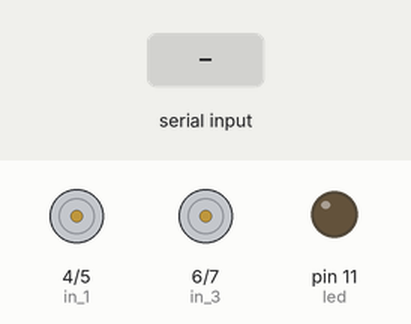
Simulated run of this sketch. Board: Arduino Uno, built with avr-gcc and run on an emulated ATmega328P. Shown: motor-driver pin pairs drawn as motors (green arrow = first pin HIGH = forward, orange = second pin HIGH = backward, longer = more drive), output pins drawn as LEDs (lit = HIGH). The test bench sets the inputs (shaded band).

Above: at 1.2 s.
1.3 s: "1" received over Serial
At 1.7 s:
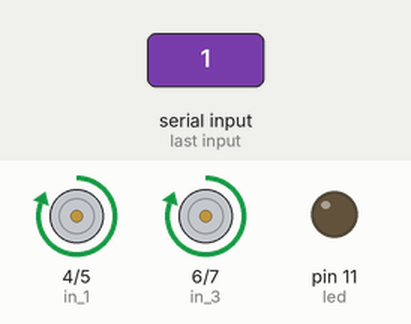
2.8 s: "2" received over Serial
At 4.0 s:
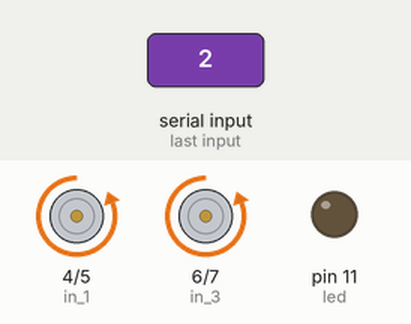
4.3 s: "3" received over Serial
At 5.2 s:
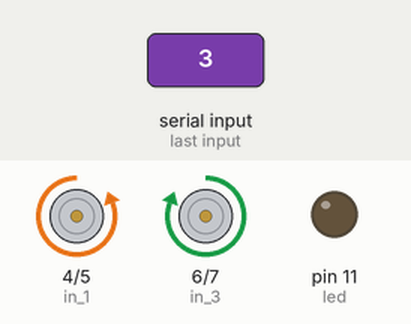
5.8 s: "4" received over Serial
At 6.3 s:
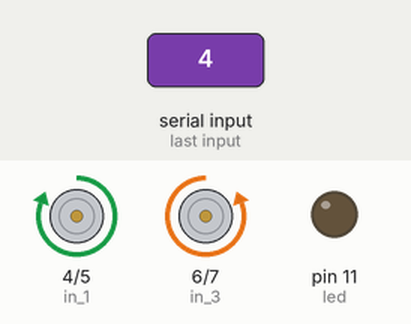
7.3 s: "5" received over Serial
At 8.5 s:
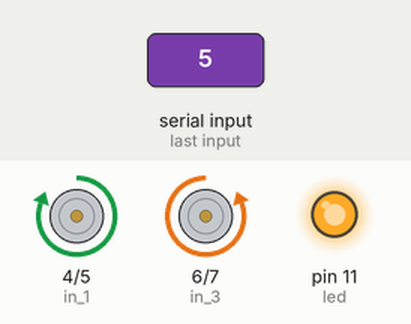
8.8 s: "0" received over Serial
At 9.8 s:
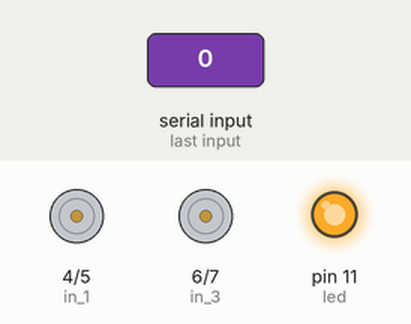
Timing chart, 0 to 11.3 s (numbered marks = the images above; inputs shaded):
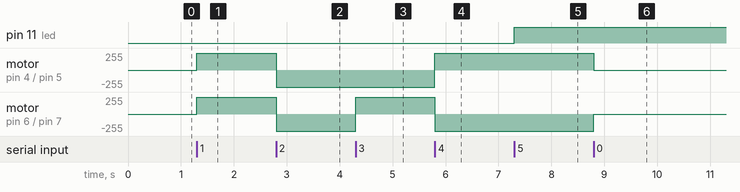

The sketch:

test2.ino
```cpp
#define led 11
#define in_1 4//định nghĩa chân IN_1 của động cơ A
#define in_2 5//định nghĩa chân IN_2 của động cơ A
#define in_3 6//định nghĩa chân IN_3 của động cơ B
#define in_4 7//định nghĩa chân IN_4 của động cơ B

byte bluetoothByte =0;   // for incoming serial data
byte inR1;
byte inR2;
byte inL1;
byte inL2;
byte action;
int status=0;


void setup() {
  pinMode(led, OUTPUT);
  pinMode(in_1, OUTPUT);
  pinMode(in_2, OUTPUT);
  pinMode(in_3, OUTPUT);
  pinMode(in_4, OUTPUT);//set chân in3 của dc B là output
  Serial.begin(9600);   //open serial port, set data rate to 9600 dps
}

void loop() {
  //digitalWrite(led, HIGH);   // turn the LED on (HIGH is the voltage level)
  //delay(1000);                       // wait for a second
  //digitalWrite(led, LOW);    // turn the LED off by making the voltage LOW
  //delay(1000);
  // put your main code here, to run repeatedly:&&status==
  //BluetoothByte = Serial.read();
  // send data only when you receive data:
        if (Serial.available() > 0) {
                // read the bluetooth byte:
                //bluetoothByte = Serial.read();

                robotMover(in_1, in_2, in_3, in_4,Serial.read());

        }

}


void robotMover (byte inR1, byte inR2, byte inL1, byte inL2, byte action)
{
  /*
  inR1 inR2 là 2 chân tín hiệu động cơ bên PHẢI (dc B)
  inL1 inL2 là 2 chân tín hiệu động cơ bên TRÁI (dc A)
  action= 0 đứng yên
  action =1 đi thẳng
  action =2 lùi lại
  action =3 quay trái
  action =4 quay phải
  */
  switch (action)
  {
    case '0':// không di chuyển
      motorControlNoSpeed(inR1, inR2, 0);//động cơ PHẢI dừng
      motorControlNoSpeed(inL1, inL2, 0);//động cơ TRÁI dừng
      break;
    case '1'://đi thẳng
      motorControlNoSpeed(inR1, inR2, 1);//động cơ PHẢI tiến
      motorControlNoSpeed(inL1, inL2, 1);//động cơ TRÁI tiến
      break;

    case '2':// lùi lại
      motorControlNoSpeed(inR1, inR2, 2);//động cơ PHẢI lùi
      motorControlNoSpeed(inL1, inL2, 2);//động cơ TRÁI lùi
      break;

    case '3':// quay trái
      motorControlNoSpeed(inR1, inR2, 2);//động cơ PHẢI tiến
      motorControlNoSpeed(inL1, inL2, 1);//động cơ TRÁI lùi
      break;
    case '4':// quay phải
      motorControlNoSpeed(inR1, inR2, 1);//động cơ PHẢI lùi
      motorControlNoSpeed(inL1, inL2, 2);//động cơ TRÁI tiến
      break;

    case '5':// bật đèn
      digitalWrite(led,HIGH);
      break;
    case '6':// tắt đèn
      digitalWrite(led,LOW);
      break;

  }
}


void motorControlNoSpeed (byte in1,byte in2, byte direct)
{
// hướng xoay của động cơ:
//    0:dừng
//    1:tiến
//    2:lùi
switch (direct)
  {
    case 0:// Dừng không quay
      digitalWrite(in1,LOW);
      digitalWrite(in2,LOW);
      break;
    case 1:// Quay chiều thứ 1
      digitalWrite(in1,HIGH);
      digitalWrite(in2,LOW);
      break;
    case 2:// Quay chiều thứ 2
      digitalWrite(in1,LOW);
      digitalWrite(in2,HIGH);
      break;
    //default:
  }
}
```

Measured:
- after the input at 1.3 s, motor on pin 4 (in_1) / pin 5 (in_2), motor on pin 6 (in_3) / pin 7 (in_4): stopped → forward 255/255 at once
- after the input at 2.8 s, motor on pin 4 (in_1) / pin 5 (in_2), motor on pin 6 (in_3) / pin 7 (in_4): forward 255/255 → backward 255/255 at once
- after the input at 4.3 s, motor on pin 6 (in_3) / pin 7 (in_4): backward 255/255 → forward 255/255 at once
- after the input at 5.8 s, motor on pin 4 (in_1) / pin 5 (in_2): backward 255/255 → forward 255/255 at once; motor on pin 6 (in_3) / pin 7 (in_4): forward 255/255 → backward 255/255 at once
- after the input at 7.3 s, pin 11 (led): LOW → HIGH at once
- after the input at 8.8 s, motor on pin 4 (in_1) / pin 5 (in_2): forward 255/255 → stopped at once; motor on pin 6 (in_3) / pin 7 (in_4): backward 255/255 → stopped at once
